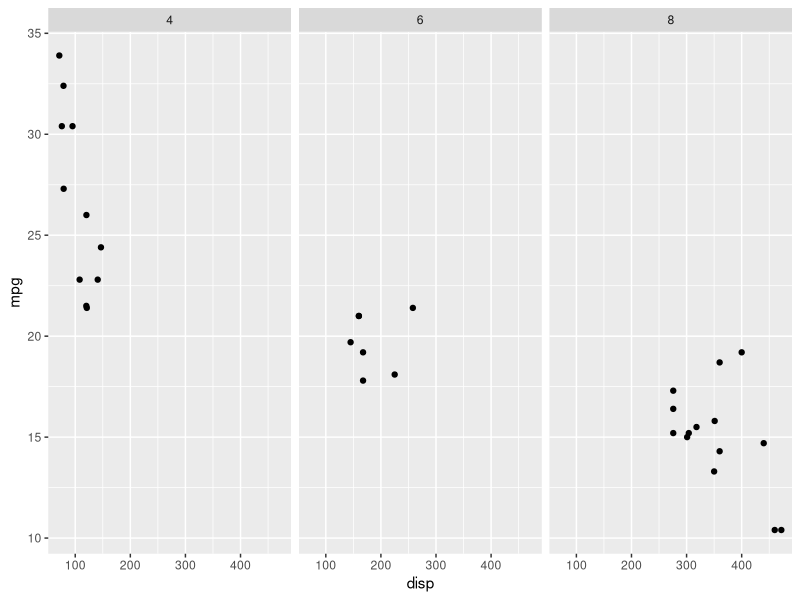
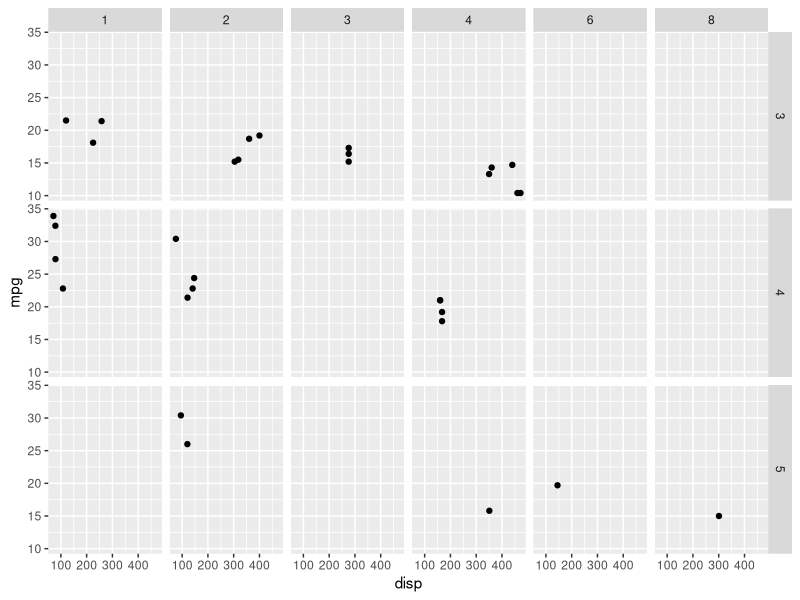

Source code (R) for these figures, in order:
# Chapter exercises verification (run from repo root).
library(ggplot2)
p1 <- ggplot(mtcars) + geom_point(aes(disp, mpg)) + facet_wrap(~cyl)
p2 <- ggplot(mtcars) + geom_point(aes(disp, mpg)) + facet_grid(gear ~ carb)
stopifnot(length(unique(ggplot_build(p1)$data[[1]]$PANEL)) == 3)
invisible(ggplot_build(p2))
message("ch-facets OK")
